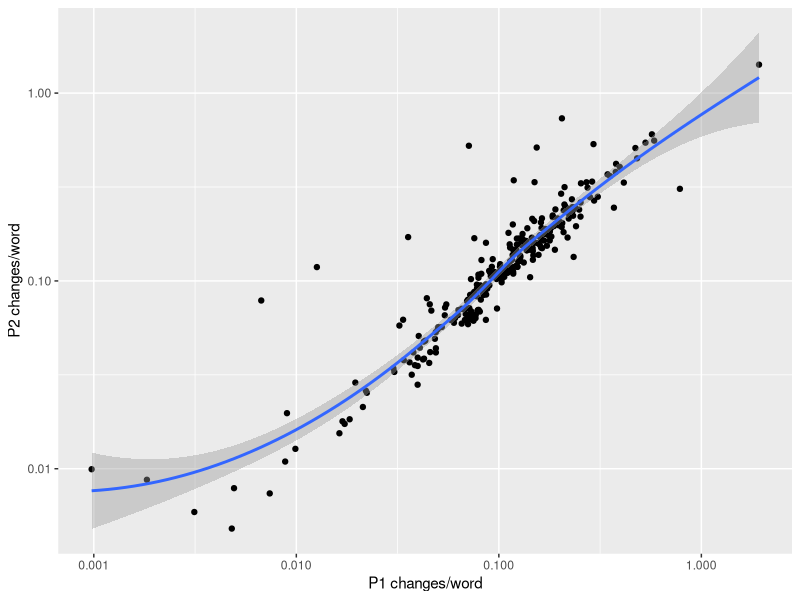

The R source for this figure:
## ---- chunk 1
library(reshape2)
library(ggplot2)

proofing <- read.csv("proofing.csv")
proofing.wide <- dcast(proofing, project + round ~ change, value.var="ratio", fun.aggregate=sum)
p1.projects <- proofing$project[proofing$round=="P1"]
p2.projects <- proofing$project[proofing$round=="P2"]
p3.projects <- proofing$project[proofing$round=="P3"]
complete.projects <- intersect(intersect(p1.projects, p2.projects), p3.projects)
complete.proofing <- proofing.wide[is.element(proofing.wide$project, complete.projects), ]
complete.proofing <- complete.proofing[order(complete.proofing$project),]
changes <- as.character(unique(proofing$change))

changes <- changes[changes != "EQUAL" &
                   changes != "NEWLINE_SPLIT" &
                   changes != "TOTAL_MISMATCH" &
                   changes != "XXLARGE_DIFF"]

metric <- function(round, changes) {
    if (length(changes) == 0) {
        retval <- rep(0, sum(complete.proofing$round == round))
    } else {
        if (length(changes) == 1) {
            retval <- complete.proofing[complete.proofing$round == round, changes]
        } else {
            retval <- apply(complete.proofing[complete.proofing$round == round, changes], 1, sum)
        }
    }
    retval
}
metrics <- data.frame(project=complete.proofing$project[complete.proofing$round == "P1"],
    p1=metric("P1", changes),
    p2=metric("P2", changes))

epsilon=1e-06
qplot(metrics$p1+epsilon, metrics$p2+epsilon, geom=c("point", "smooth")) +
    scale_x_log10() + scale_y_log10() +
    xlab("P1 changes/word") + ylab("P2 changes/word")
